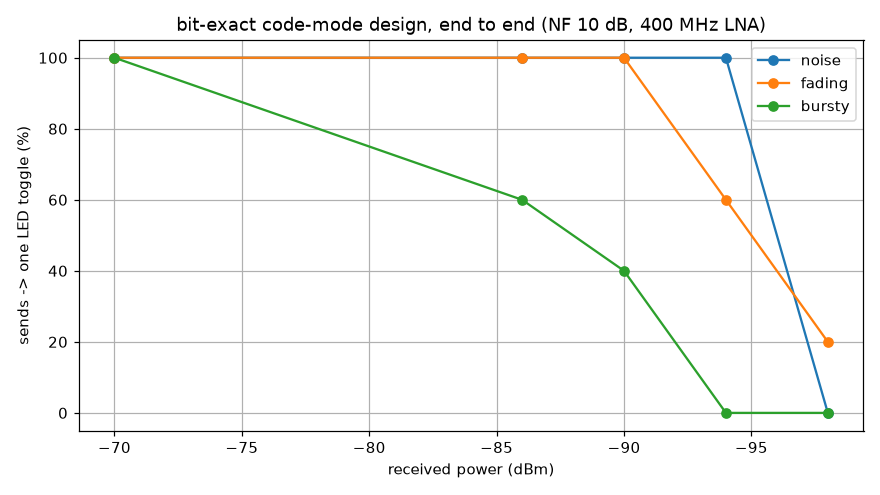

The script that saved this image:
"""
End-to-end check of the bit-exact code-mode design through the channel model:
TX send (3 Gold bursts) -> wideband LNA noise (+fading / bursty interferer)
-> log detector -> analog comparator model (averaged reference, offset,
R2R trim) -> radio.RxDigital (bit-exact) -> LED toggle.

Success = exactly one LED toggle for a send. Also counts false toggles on a
wrong-code RX fed the same records, and on signal-free records.

    python model/e2e.py
"""
import os
import sys

import matplotlib
matplotlib.use('Agg')
import matplotlib.pyplot as plt
import numpy as np

HERE = os.path.dirname(os.path.abspath(__file__))
sys.path.insert(0, os.path.join(os.path.dirname(HERE), 'bench'))
import scheme_compare as ch
import radio
import rx_eval as r

CODE, WRONG = 0x5A, 0x11
LEAD_CHIPS = 40
LEVELS = (-70, -86, -90, -94, -98)
TRIALS = 5
CASES = ('noise', 'fading', 'bursty')


def send_onoff(code):
    chips = radio.tx_chips(code)
    return np.repeat(chips.astype(bool), r.SPC)


def run_record(on, p_w, case, rng):
    ch.REC = (LEAD_CHIPS + len(on) // r.SPC + 120) * r.SPC * 1e-6
    st = LEAD_CHIPS * r.SPC + int(rng.integers(0, r.SPC))
    y = ch.received_envelope(on, st, p_w, case, rng)
    return r.to_lsb(y[::r.SAMP])


def main():
    rng = np.random.default_rng(21)
    on = send_onoff(CODE)
    res = {c: [] for c in CASES}
    false_wrong = 0
    for case in CASES:
        for lvl in LEVELS:
            ok = 0
            for _ in range(TRIALS):
                v = run_record(on, 10 ** ((lvl - 30) / 10), case, rng)
                rx, _, _ = radio.run_rx(v, CODE)
                ok += len(rx.toggles) == 1
                rxw, _, _ = radio.run_rx(v, WRONG)
                false_wrong += len(rxw.toggles)
            res[case].append(ok / TRIALS)
            print(f'  {case:7s} {lvl:4d} dBm  sends detected {ok}/{TRIALS}', flush=True)
    false_empty = 0
    for case in CASES:
        for _ in range(3):
            v = run_record(on, 0.0, case, rng)
            false_empty += len(radio.run_rx(v, CODE)[0].toggles)
    print(f'false toggles: wrong-code RX {false_wrong} (over {len(CASES)*len(LEVELS)*TRIALS} sends), '
          f'signal-free records {false_empty} (over {3*len(CASES)})')

    fig, ax = plt.subplots(figsize=(8, 4.5))
    for case in CASES:
        ax.plot(LEVELS, np.array(res[case]) * 100, 'o-', label=case)
    ax.set_xlabel('received power (dBm)'); ax.set_ylabel('sends -> one LED toggle (%)')
    ax.set_title('bit-exact code-mode design, end to end (NF 10 dB, 400 MHz LNA)')
    ax.invert_xaxis(); ax.grid(); ax.legend()
    out = os.path.join(HERE, 'e2e.png')
    fig.tight_layout(); fig.savefig(out, dpi=110)
    print('saved', out)


if __name__ == '__main__':
    main()
